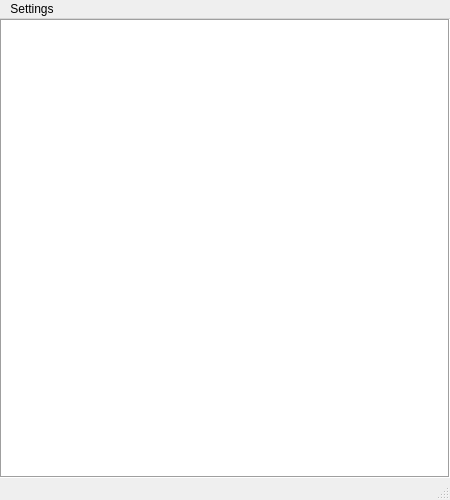
<?xml version="1.0" encoding="UTF-8"?>
<ui version="4.0">
 <class>BJWindow</class>
 <widget class="QMainWindow" name="BJWindow">
  <property name="geometry">
   <rect>
    <x>0</x>
    <y>0</y>
    <width>450</width>
    <height>500</height>
   </rect>
  </property>
  <property name="minimumSize">
   <size>
    <width>350</width>
    <height>430</height>
   </size>
  </property>
  <property name="windowTitle">
   <string>qBlackJack</string>
  </property>
  <widget class="QWidget" name="root">
   <layout class="QVBoxLayout" name="verticalLayout">
    <property name="spacing">
     <number>0</number>
    </property>
    <property name="leftMargin">
     <number>0</number>
    </property>
    <property name="topMargin">
     <number>0</number>
    </property>
    <property name="rightMargin">
     <number>0</number>
    </property>
    <property name="bottomMargin">
     <number>0</number>
    </property>
    <item>
     <widget class="QGraphicsView" name="gameView">
      <property name="font">
       <font>
        <pointsize>12</pointsize>
       </font>
      </property>
      <property name="frameShape">
       <enum>QFrame::Box</enum>
      </property>
      <property name="frameShadow">
       <enum>QFrame::Sunken</enum>
      </property>
      <property name="verticalScrollBarPolicy">
       <enum>Qt::ScrollBarAlwaysOff</enum>
      </property>
      <property name="horizontalScrollBarPolicy">
       <enum>Qt::ScrollBarAlwaysOff</enum>
      </property>
      <property name="sizeAdjustPolicy">
       <enum>QAbstractScrollArea::AdjustToContents</enum>
      </property>
      <property name="alignment">
       <set>Qt::AlignCenter</set>
      </property>
      <property name="renderHints">
       <set>QPainter::Antialiasing|QPainter::LosslessImageRendering|QPainter::SmoothPixmapTransform|QPainter::TextAntialiasing</set>
      </property>
      <property name="transformationAnchor">
       <enum>QGraphicsView::AnchorViewCenter</enum>
      </property>
      <property name="resizeAnchor">
       <enum>QGraphicsView::AnchorViewCenter</enum>
      </property>
      <property name="viewportUpdateMode">
       <enum>QGraphicsView::FullViewportUpdate</enum>
      </property>
     </widget>
    </item>
   </layout>
  </widget>
  <widget class="QMenuBar" name="menubar">
   <property name="geometry">
    <rect>
     <x>0</x>
     <y>0</y>
     <width>450</width>
     <height>21</height>
    </rect>
   </property>
   <widget class="QMenu" name="menuSettings">
    <property name="title">
     <string>Settings</string>
    </property>
    <addaction name="loadCardSkinAction"/>
   </widget>
   <addaction name="menuSettings"/>
  </widget>
  <widget class="QStatusBar" name="statusbar"/>
  <action name="loadCardSkinAction">
   <property name="text">
    <string>Load card skin</string>
   </property>
  </action>
 </widget>
 <resources/>
 <connections/>
</ui>
